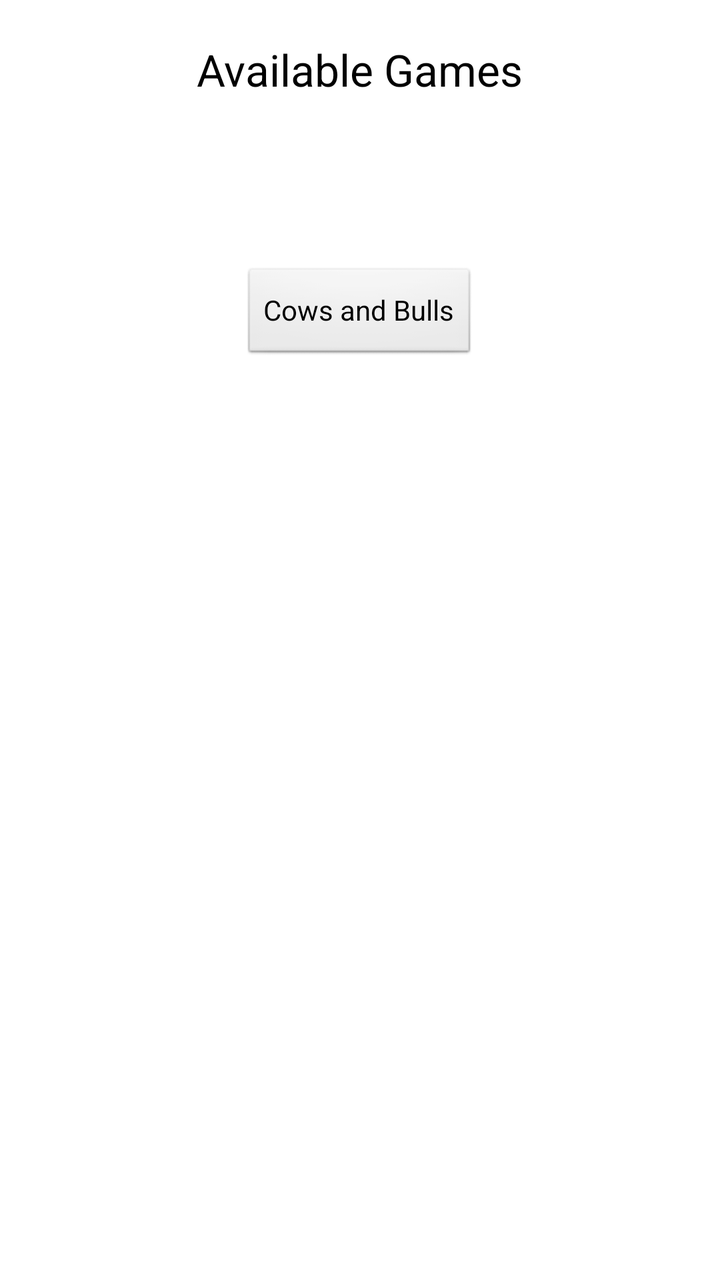
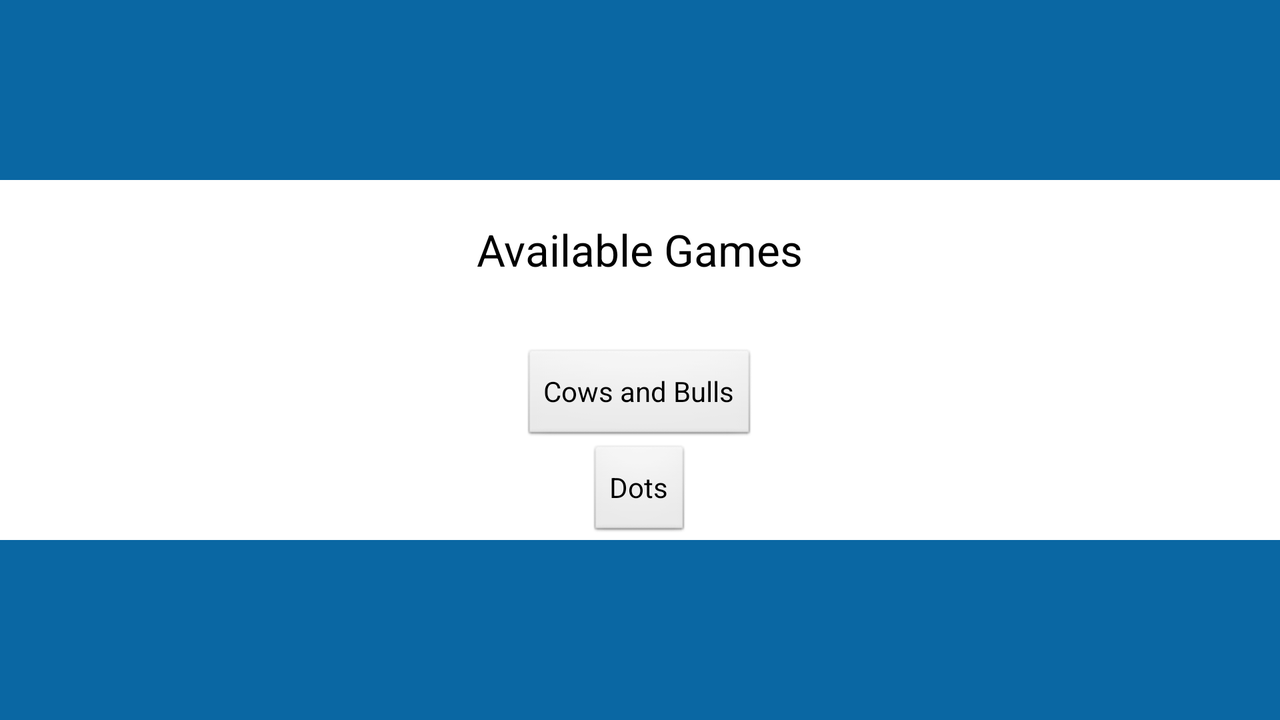

An Android layout and its configuration variant, each rendered on a device that would load it. The default file and the variant file are quoted in full after the pictures.
<!-- AndroidManifest.xml: application theme AppTheme -->
<!-- res/layout/activity_main.xml -->
<RelativeLayout xmlns:android="http://schemas.android.com/apk/res/android"
    xmlns:tools="http://schemas.android.com/tools"
    android:layout_width="match_parent"
    android:layout_height="match_parent"
    tools:context=".MainActivity" >

    <Button
        android:id="@+id/CowsButton"
        android:layout_width="wrap_content"
        android:layout_height="wrap_content"
        android:layout_below="@+id/mainText"
        android:layout_centerHorizontal="true"
        android:layout_marginTop="84dp"
        android:onClick="onStartCows"
        android:text="@string/c_and_b" />

    <TextView
        android:id="@+id/mainText"
        android:layout_width="wrap_content"
        android:layout_height="wrap_content"
        android:layout_alignParentTop="true"
        android:layout_centerHorizontal="true"
        android:layout_marginTop="20dp"
        android:text="@string/main_title"
        android:textAppearance="?android:attr/textAppearanceLarge" />

</RelativeLayout>
<!-- resources referenced by this layout -->
<resources>
  <string name="c_and_b">Cows and Bulls</string>
  <string name="main_title">Available Games</string>
  <style name="AppTheme" parent="AppBaseTheme">
          
      </style>
  <style name="AppBaseTheme" parent="android:Theme.Light">
          
      </style>
</resources>
<!-- res/layout-land/activity_main.xml (the repository's variant of the layout above) -->
<!-- drawn on the phone turned sideways -->
<RelativeLayout xmlns:android="http://schemas.android.com/apk/res/android"
    xmlns:tools="http://schemas.android.com/tools"
    android:layout_width="match_parent"
    android:layout_height="match_parent"
    android:background="@color/Blue"
    tools:context=".MainActivity" >

    <RelativeLayout
        android:id="@+id/RelativeLayout1"
        android:layout_width="match_parent"
        android:layout_height="wrap_content"
        android:layout_centerInParent="true"
        android:layout_gravity="center"
        android:background="@android:color/white" >

        <LinearLayout
            android:id="@+id/games"
            android:layout_width="wrap_content"
            android:layout_height="wrap_content"
            android:layout_alignParentTop="true"
            android:layout_centerHorizontal="true"
            android:gravity="center"
            android:orientation="vertical" >

            <Button
                android:id="@+id/CowsButton"
                android:layout_width="wrap_content"
                android:layout_height="wrap_content"
                android:layout_marginTop="84dp"
                android:onClick="onStartCows"
                android:text="@string/c_and_b" />

            <Button
                android:id="@+id/DotsButton"
                android:layout_width="wrap_content"
                android:layout_height="wrap_content"
                android:onClick="onStartDots"
                android:text="@string/dots" />

        </LinearLayout>

    </RelativeLayout>

    <TextView
        android:id="@+id/mainText"
        android:layout_width="wrap_content"
        android:layout_height="wrap_content"
        android:layout_alignTop="@+id/RelativeLayout1"
        android:layout_centerHorizontal="true"
        android:layout_marginTop="20dp"
        android:onClick="onDotsClicked"
        android:text="@string/main_title"
        android:textAppearance="?android:attr/textAppearanceLarge" />

</RelativeLayout>
<!-- resources referenced by the variant -->
<!-- as the phone turned sideways resolves them -->
<resources>
  <color name="Blue">#0a67a3</color>
  <string name="c_and_b">Cows and Bulls</string>
  <string name="dots">Dots</string>
  <string name="main_title">Available Games</string>
  <style name="AppTheme" parent="AppBaseTheme">
          
      </style>
  <style name="AppBaseTheme" parent="android:Theme.Light">
          
      </style>
</resources>
